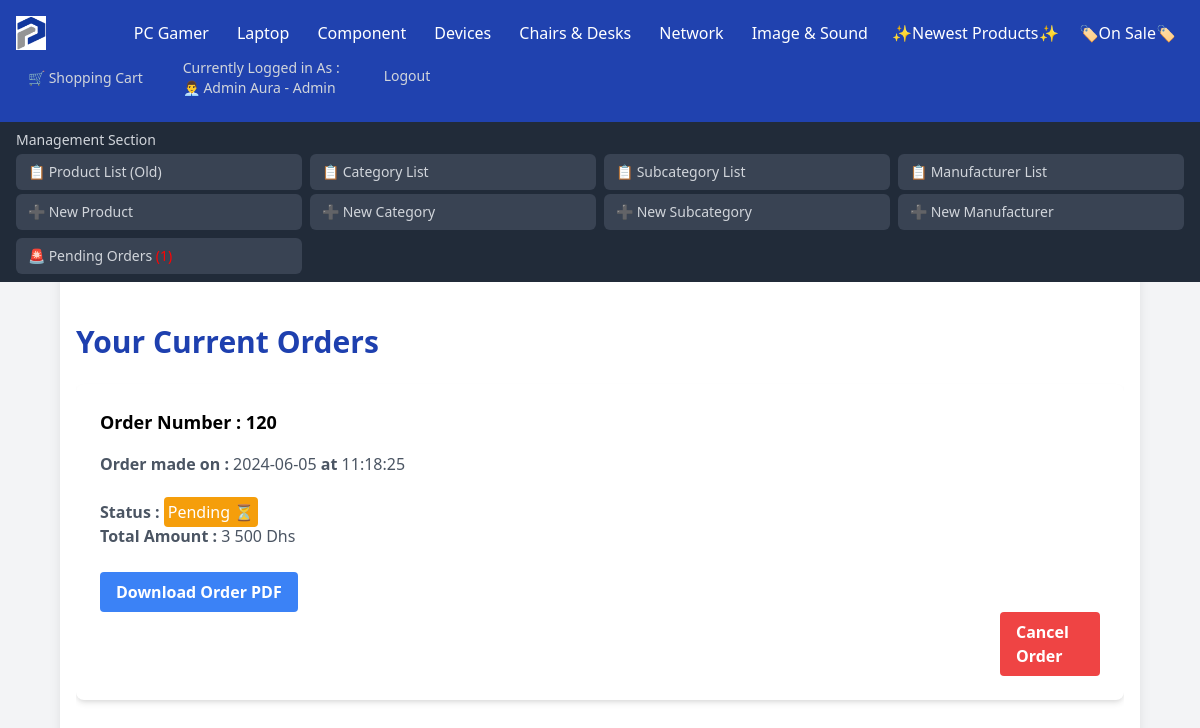
Page /User/User_PendingOrders.php (signed in) on the committed database.
### tables this page shows
CREATE TABLE `categories` (
  `Category_ID` int NOT NULL AUTO_INCREMENT,
  `Category_Name` varchar(100) DEFAULT 'Unspecified',
  `Category_Desc` varchar(2000) DEFAULT NULL,
  PRIMARY KEY (`Category_ID`),
  UNIQUE KEY `UC_Category_Name` (`Category_Name`),
  UNIQUE KEY `Category_Name` (`Category_Name`)
);

CREATE TABLE `users` (
  `User_ID` int NOT NULL AUTO_INCREMENT,
  `User_Username` varchar(255) DEFAULT NULL,
  `User_FirstName` varchar(255) DEFAULT NULL,
  `User_LastName` varchar(255) DEFAULT NULL,
  `User_Phone` varchar(255) DEFAULT NULL,
  `User_Country` varchar(255) DEFAULT NULL,
  `User_Address` varchar(255) DEFAULT NULL,
  `User_Email` varchar(255) DEFAULT NULL,
  `User_Password` varchar(255) DEFAULT NULL,
  `User_RegisterationDate` timestamp NULL DEFAULT CURRENT_TIMESTAMP,
  `User_Role` enum('Owner','Admin','Client') NOT NULL DEFAULT 'Client',
  `Account_Status` varchar(255) DEFAULT 'Unlocked',
  PRIMARY KEY (`User_ID`),
  UNIQUE KEY `User_Username` (`User_Username`)
);

CREATE TABLE `orders` (
  `Order_ID` int NOT NULL AUTO_INCREMENT,
  `Order_Date` timestamp NULL DEFAULT CURRENT_TIMESTAMP,
  `Order_TotalAmount` decimal(10,2) DEFAULT NULL,
  `Order_ShippingAddress` varchar(255) DEFAULT NULL,
  `Order_Status` varchar(255) DEFAULT 'Pending',
  `Order_PaymentMethod` varchar(255) DEFAULT NULL,
  `Order_PhoneNumber` varchar(255) DEFAULT NULL,
  `Order_Notes` text,
  `User_ID` int DEFAULT NULL,
  PRIMARY KEY (`Order_ID`),
  KEY `User_ID` (`User_ID`),
  CONSTRAINT `orders_ibfk_1` FOREIGN KEY (`User_ID`) REFERENCES `users` (`User_ID`)
);

### User/User_PendingOrders.php (the view, shortened to what this page needs)
<!DOCTYPE html>
<html lang="en">
<head>
    <?php
    include_once ("../DB_Connexion.php");
    $User_ID = $_SESSION['User_ID'];
    $query = "SELECT User_Role, User_Username , User_FirstName , User_LastName FROM Users WHERE User_ID = :User_ID";
    $pdostmt = $connexion->prepare($query);
    $pdostmt->execute([':User_ID' => $User_ID]);
    if ($User = $pdostmt->fetch(PDO::FETCH_ASSOC)) {
        $User_Role = $User['User_Role'];
        $User_FullName = $User['User_FirstName'] . ' ' . $User['User_LastName'];
    }
    function formatNumber($number)
    {
        return number_format($number, 0, '', ' ');
    }
    $Categories = "SELECT Category_ID, Category_Name FROM Categories ORDER BY Category_ID ASC";
    $pdoCategories = $connexion->prepare($Categories);
    $pdoCategories->execute();
    $Categories = $pdoCategories->fetchAll(PDO::FETCH_ASSOC);
    $Current_User = $_SESSION['User_ID'];
    $bigQuery = "SELECT p.Product_ID, p.Product_Name, p.Product_Picture, o.Order_ID, o.Order_Date, o.Order_TotalAmount, o.Order_Status,
                 oi.OrderItem_Quantity, oi.OrderItem_UnitPrice, u.User_ID
                 FROM Orders o
                 INNER JOIN OrderItems oi ON o.Order_ID = oi.Order_ID
                 INNER JOIN Products p ON oi.Product_ID = p.Product_ID
                 INNER JOIN Users u ON o.User_ID = u.User_ID
                 WHERE o.User_ID = $Current_User ORDER BY Order_ID DESC";
    $pdostmt = $connexion->prepare($bigQuery);
    $pdostmt->execute([]);
    $Orders = $pdostmt->fetchAll(PDO::FETCH_ASSOC);
    $orders = [];
    foreach ($Orders as $Order) {
        $orders[$Order['Order_ID']]['Order_Date'] = $Order['Order_Date'];
        $orders[$Order['Order_ID']]['Order_TotalAmount'] = $Order['Order_TotalAmount'];
        $orders[$Order['Order_ID']]['Order_Status'] = $Order['Order_Status'];
        $orders[$Order['Order_ID']]['User_ID'] = $Order['User_ID'];
        $orders[$Order['Order_ID']]['Products'][] = [
            'Product_Name' => $Order['Product_Name'],
            'Product_Picture' => $Order['Product_Picture'],
            'OrderItem_Quantity' => $Order['OrderItem_Quantity'],
            'OrderItem_UnitPrice' => $Order['OrderItem_UnitPrice']
        ];
    }
    ?>
</head>
<body class="bg-gray-100">
    <nav class="bg-blue-800 text-white">
        <div class="flex flex-wrap justify-between items-center p-4">
            <a href="../"><img src="../Logo.png" alt="Logo" id="Logo"></a>
            <div class="flex grid-cols-4 gap-1">
                <?php foreach ($Categories as $Category): ?>
                    <?php if ($Category['Category_Name'] !== 'Unspecified'):
                        ?>
                        <div class="relative category">
                            <a href="../?id=<?php echo $Category['Category_ID'] ?>&Type=Category&Name=<?php echo str_replace(' ', '', $Category['Category_Name']) ?>"
                                class="px-3 py-2 hover:bg-gray-700"><?php echo $Category['Category_Name']; ?></a>
                        </div>
                    <?php endif; ?>
                <?php endforeach; ?>
                <div><a href="./../?Status=New" class="px-2 py-2 hover:bg-yellow-700">✨Newest Products✨</a></div>
                <div><a href="./../?Status=Discount" class="px-2 py-2 hover:bg-yellow-700">🏷️On Sale🏷️</a></div>
            </div>
            <div class="flex space-x-4">
                <?php if (isset($_SESSION['User_ID'])):
                    if ($User_Role === 'Owner') {
                        $Emoji = '👑';
                    } elseif ($User_Role === 'Admin') {
                        $Emoji = '👨‍💼';
                    } else {
                        $Emoji = '💼';
                    }
                    ?>
                    <a href="User_ShoppingCart.php"
                        class="flex items-center text-gray-300 hover:bg-green-700 px-3 py-2 rounded-md text-sm font-medium">🛒
                        Shopping Cart
                    </a>
                    <a class="text-gray-300 hover:bg-blue-700 px-3 py-2 rounded-md text-sm font-medium"
                        href="User_Modify.php?id=<?php echo $User_ID; ?>&FullName=<?php echo urlencode($User_FullName); ?>">Currently
                        Logged in As : <br><span><?php echo $Emoji . ' ' . $User_FullName ?> -
                            <?php echo $User_Role ?></span></a>
                    <a href="../User/User_Logout.php"
                        class="text-gray-300 hover:bg-red-700 px-4 py-4 rounded-md text-sm font-medium">Logout</a>
                <?php endif; ?>
            </div>
        </div>
        <?php if (!empty($_SESSION['User_ID']) || !empty($_SESSION['User_Role'])): ?>
            <?php if ($User['User_Role'] !== 'Client') { ?>
                <div class="bg-gray-800 text-white py-2 px-4">
                    <h6 class="text-sm font-medium text-gray-300 mb-1">Management Section</h6>
                    <div class="grid grid-cols-2 md:grid-cols-4 gap-2">
                        <div class="space-y-1">
                            <a href="../Product/Products_List.php"
                                class="block bg-gray-700 hover:bg-blue-600 px-3 py-2 rounded-md text-sm font-medium text-gray-300 transition duration-300">📋
                                Product List (Old)</a>
                            <a href="../Product/Products_Add.php"
                                class="block bg-gray-700 hover:bg-blue-600 px-3 py-2 rounded-md text-sm font-medium text-gray-300 transition duration-300">➕
                                New Product</a>
                        </div>
                        <div class="space-y-1">
                            <a href="../Category/Categories_List.php"
                                class="block bg-gray-700 hover:bg-blue-600 px-3 py-2 rounded-md text-sm font-medium text-gray-300 transition duration-300">📋
                                Category List</a>
                            <a href="../Category/Categories_Add.php"
                                class="block bg-gray-700 hover:bg-blue-600 px-3 py-2 rounded-md text-sm font-medium text-gray-300 transition duration-300">➕
                                New Category</a>
                        </div>
                        <div class="space-y-1">
                            <a href="../Category/SubCategories/SubCategories_List.php"
                                class="block bg-gray-700 hover:bg-blue-600 px-3 py-2 rounded-md text-sm font-medium text-gray-300 transition duration-300">📋
                                Subcategory List</a>
                            <a href="../Category/SubCategories/SubCategories_Add.php"
                                class="block bg-gray-700 hover:bg-blue-600 px-3 py-2 rounded-md text-sm font-medium text-gray-300 transition duration-300">➕
                                New Subcategory</a>
                        </div>
                        <div class="space-y-1">
                            <a href="../Manufacturer/Manufacturers_List.php"
                                class="block bg-gray-700 hover:bg-blue-600 px-3 py-2 rounded-md text-sm font-medium text-gray-300 transition duration-300">📋
                                Manufacturer List</a>
                            <a href="../Manufacturer/Manufacturers_Add.php"
                                class="block bg-gray-700 hover:bg-blue-600 px-3 py-2 rounded-md text-sm font-medium text-gray-300 transition duration-300">➕
                                New Manufacturer</a>
                        </div>
                        <div class="space-y-1">
                            <a href="../User/User_GlobalOrders.php"
                                class="block bg-gray-700 hover:bg-blue-600 px-3 py-2 rounded-md text-sm font-medium text-gray-300 transition duration-300">🚨
                                Pending Orders <?php
                                $Order_Pending = "SELECT Order_ID FROM Orders WHERE  Order_Status NOT IN ('Cancelled By User', 'Cancelled by Management') ";
                                $pdostmt = $connexion->prepare($Order_Pending);
                                $pdostmt->execute();
                                $Order_Count = $pdostmt->rowCount();
                                ?> <span style="color : red"><?php if ($Order_Count > 0) {
                                 } ?></span></a>
                        </div>
                    </div>
                </div>
            <?php } ?>
        <?php endif; ?>
    </nav>
    <div class="outer-container bg-gray-100 min-h-screen py-8">
        <div class="container mx-auto p-4 bg-white shadow-lg rounded-lg">
            <div class="content-wrapper pt-8">
                <h1 class="text-3xl font-bold mb-6 text-blue-800">Your Current Orders</h1>
                <?php if ($Orders) { ?>
                    <section>
                        <?php foreach ($orders as $orderId => $order):
                            $Date = date('Y-m-d', strtotime($order['Order_Date'])) . ' <b>at</b> ' . date('H:i:s', strtotime($order['Order_Date']));
                            ?>
                            <div class="bg-white shadow-md rounded-lg p-6 mb-6 order-container <?php
                            echo ($order['Order_Status'] === 'Cancelled by User' || $order['Order_Status'] === 'Cancelled by Management') ? 'bg-red-100' : '';
                            ?>">
                                <h4 class="text-lg font-semibold mb-4"><b>Order Number : </b><?php echo $orderId; ?></h4>
                                <p class="text-gray-600 mb-2"><b>Order made on : </b><?php echo $Date; ?></p>
                                <p class="text-gray-600 mt-4 status-paragraph"><b>Status : </b>
                                    <?php
                                    $statusStyles = [
                                        'Completed' => ['bg-green-500', '✅'],
                                        'Pending' => ['bg-yellow-500', '⏳'],
                                        'Processing' => ['bg-blue-500', '🔄'],
                                        'Shipped' => ['bg-purple-500', '📦'],
                                        'Delivered' => ['bg-green-600', '📬'],
                                        'On Hold' => ['bg-yellow-500', '⏸️'],
                                        'Refunded' => ['bg-red-500', '💸'],
                                        'Returned' => ['bg-pink-500', '↩️'],
                                        'Cancelled by User' => ['bg-red-600', '❌'],
                                        'Cancelled by Management' => ['bg-red-700', '🚫']
                                    ];
                                    $orderStatus = $order['Order_Status'];
                                    if (isset($statusStyles[$orderStatus])) {
                                        $style = $statusStyles[$orderStatus][0];
                                        $emoji = $statusStyles[$orderStatus][1];
                                        echo "<span class=\"$style text-white p-1 rounded\">$orderStatus $emoji</span>";
                                    } else {
                                        echo "<span class=\"bg-gray-500 text-white p-1 rounded\">$orderStatus</span>";
                                    }
                                    ?>
                                </p>
                                <p class="text-gray-600"><b>Total Amount :
                                    </b><?php echo formatNumber($order['Order_TotalAmount']); ?> Dhs
                                </p>
                                <div class="mt-4">
                                    <a href="../Order_PDF.php?id=<?php echo $orderId ?>"
                                        class="inline-block mt-2 bg-blue-500 hover:bg-blue-600 text-white font-bold py-2 px-4 rounded transition duration-300 ease-in-out transform hover:scale-105">
                                        Download Order PDF
                                    </a>
                                    <?php if ($order['Order_Status'] == 'Pending'): ?>
                                        <a href="User_CancelOrder.php?id=<?php echo $orderId; ?>"
                                            class="inline-block bg-red-500 hover:bg-red-600 text-white font-bold py-2 px-4 rounded transition duration-300 ease-in-out transform hover:scale-105 mt" style="margin-left : 90% ">
                                            Cancel Order
                                        </a>
                                    <?php endif; ?>
                                </div>
                            <?php endforeach; ?>
                    </section>
                <?php } else { ?>
                    <h1 class="text-xl text-gray-700 CC" id="Empty_Cart">You Do Not Have Any Peneding Orders <br>Check Out
                        Our
                        Products <a class="text-blue-600 hover:underline mb-4 inline-block" href=".././">Here</a>.</h1>
                <?php } ?>
            </div>
        </div>
    </div>
</body>
</html>

### User/User_PendingOrders.php (style rules this page uses)
#Logo { width: 30px; height: 34px; }
nav { height: auto; position: fixed; width: 100%; z-index: 1000; margin-bottom: auto; opacity: 99%; }
body { background-color: #e4e8f3; }
.content-wrapper { padding-top: auto; }
.outer-container { display: flex; justify-content: center; width: 100%; padding-top: 16px; }
.container { display: flex; flex-direction: column; min-height: 100vh; width: 90%; max-width: 1500px; justify-content: space-between; }
.content-wrapper { flex: 1; margin-top: 0; padding-top: 10px; overflow-y: auto; }

### rows in the picture
categories: Category_Name "PC Gamer"
categories: Category_Name "Laptop"
categories: Category_Name "Component"
categories: Category_Name "Devices"
categories: Category_Name "Chairs & Desks"
categories: Category_Name "Network"
categories: Category_Name "Image & Sound"
users: User_Role "👨‍💼", User_FullName "Admin Aura", User_Role "Admin"
orders: orderId "120", Order_Date "2024-06-05", Order_Date "11:18:25", Order_Status "Pending", Order_Status "⏳", Order_TotalAmount "3 500"
